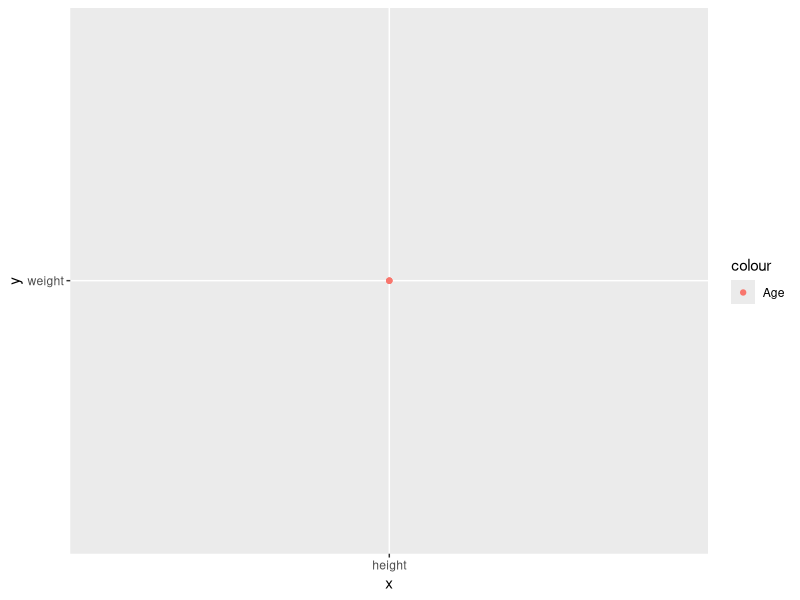

Recreate this plot in R.
# Create a vector.
apple<-c('red','green','yellow')
print(class(apple))
# Create a matrix.
M = matrix( c('a','a','b','c','b','a'), nrow = 2, ncol = 3, byrow = TRUE)
print(M)
# Create an array.
a <- array(c('green','yellow'),dim = c(3,3,2))
print(a)
# Create a list.
list1 <- list(c(2,5,3),21.3,sin)
print(list1)

# Create a vector.
apple_colors <- c('green','green','yellow','red','red','red','green')

# Create a factor object.
factor_apple <- factor(apple_colors)

# Print the factor.
print(factor_apple)
print(nlevels(factor_apple))

# Create the data frame.
BMI <- 	data.frame(
  gender = c("Male", "Male","Female"), 
  height = c(152, 171.5, 165), 
  weight = c(81,93, 78),
  Age = c(42,38,26)
)
print(BMI)


require(ggplot2)

ggplot(BMI,aes(x="height",y="weight",color="Age"))+geom_point()